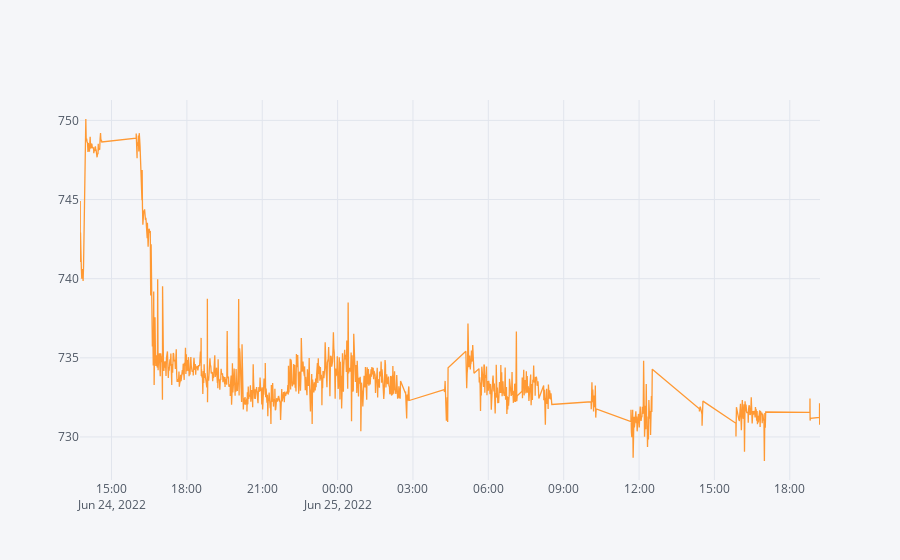

This figure's notebook cell:
### Code cell
pv = pd.DataFrame(risk.groupby(by='delta_timestamp')['pv'].mean()).iplot()

### Figure 1 — Plotly figure (JSON) as saved in the notebook; plotly's stock layout.template omitted (floating-point values rounded to 4 significant figures; data arrays with more than 128 entries replaced by an {"elided": "..."} marker saying what was removed)
{"data": [{"line": {"color": "rgba(255, 153, 51, 1.0)", "dash": "solid", "shape": "linear", "width": 1.3}, "mode": "lines", "name": "pv", "text": "", "type": "scatter", "x": {"elided": "1129 str values"}, "y": {"elided": "1129 float values"}}], "layout": {"legend": {"bgcolor": "#F5F6F9", "font": {"color": "#4D5663"}}, "paper_bgcolor": "#F5F6F9", "plot_bgcolor": "#F5F6F9", "title": {"font": {"color": "#4D5663"}}, "xaxis": {"gridcolor": "#E1E5ED", "showgrid": true, "tickfont": {"color": "#4D5663"}, "title": {"font": {"color": "#4D5663"}, "text": ""}, "zerolinecolor": "#E1E5ED"}, "yaxis": {"gridcolor": "#E1E5ED", "showgrid": true, "tickfont": {"color": "#4D5663"}, "title": {"font": {"color": "#4D5663"}, "text": ""}, "zerolinecolor": "#E1E5ED"}}}
